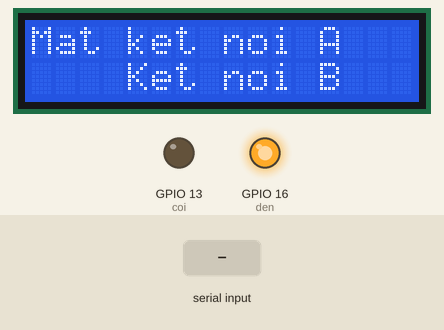
The sketch below on a simulated ESP8266 (NodeMCU). Shown: 16×2 character LCD, output pins drawn as LEDs (lit = HIGH). The inputs (shaded band) are chosen by the test bench. WiFi joins after 1.5 s; servers stay silent unless stated; uploads are accepted with an empty reply; what the sketch prints to the serial monitor is not drawn.

Above: at 5.7 s.
5.8 s: "<ph2: >" received over the second serial link
At 7.4 s:
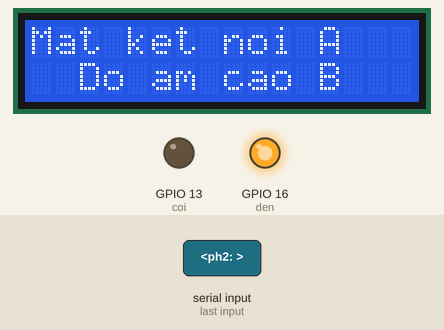
8.6 s: "<90,45,200>" received over the second serial link
At 10.1 s:
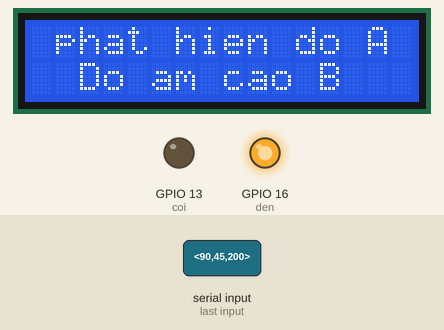
11.1 s: "<90,45,200,10>" received over the second serial link
At 13.2 s:
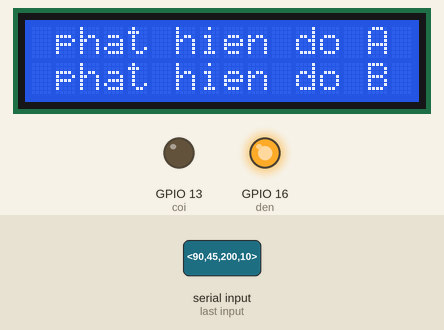
13.6 s: "30,150,10\n" received over the second serial link
At 15.1 s:
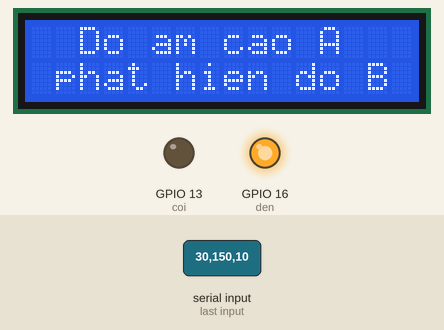
16.1 s: "<30,150,10>" received over the second serial link
At 18.2 s:
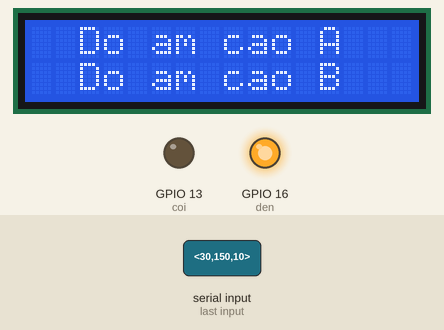
18.6 s: "<ph1: >" received over the second serial link
At 22.2 s:
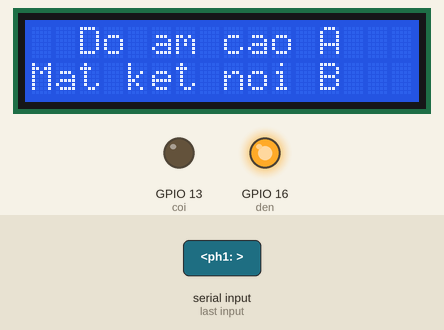
Timing chart, 0 to 23.7 s (numbered marks = the images above; inputs shaded):
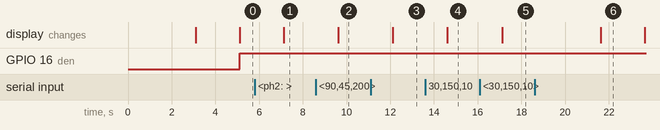

Measured:
- after the input at 5.8 s, GPIO 13 (coi): stays LOW (without the input it goes to HIGH after 1.3 s); the display: changes after 1.3 s (image 1)
- after the input at 8.6 s, the display: changes after 1.0 s (image 2)
- after the input at 11.1 s, the display: changes after 1.0 s (image 3)
- after the input at 13.6 s, the display: changes after 1.0 s (image 4)
- after the input at 16.1 s, the display: changes after 1.0 s (image 5)
- after the input at 18.6 s, GPIO 13 (coi): stays LOW (without the input it goes to HIGH after 2.7 s); the display: changes after 3.0 s (image 6)

The sketch:

RX.ino
```cpp
#include <SoftwareSerial.h>
#include <ESP8266WiFi.h>
#include <ESP8266HTTPClient.h>
#include <Wire.h>
#include <LiquidCrystal_I2C.h>

// Set the LCD address to 0x27 for a 16 chars and 2 line display
LiquidCrystal_I2C lcd(0x27, 16, 2);
// WiFi thông tin
const char* ssid = "XuongStem";
const char* password = "123456789";
int numbers[3];
int numbers2[3];
#define den 16
#define coi 13
// Server URL
const char* serverName = "http://192.168.0.103:5000/receive_data";
// Cấu hình chân RX và TX cho SoftwareSerial
SoftwareSerial mySerial(14, 12); // RX=14, TX=12 (có thể thay đổi theo chân của bạn)
long thoi_gian=2000,dem_thoi_gian=0;
int dem=0;
bool ph1=0, ph3=0;
int ktra_gui=0;
int do_am,thoi_gian_mua,do_nghieng;
int do_am1,thoi_gian_mua1,do_nghieng1;
int do_am2,thoi_gian_mua2,do_nghieng2;
int ktraa=0,ktrab=0;
void setup() {

  // Khởi động SoftwareSerial
  mySerial.begin(9600);

  // Serial chính để debug
  Serial.begin(115200);
  lcd.begin();
  lcd.backlight();
  lcd.print("Setup...");
  Serial.println("ESP8266-AS32 Communication Started");
  WiFi.begin(ssid, password);
  Serial.print("Connecting to WiFi");
  while (WiFi.status() != WL_CONNECTED) {
    delay(1000);
    Serial.print(".");
  }
  pinMode(den,OUTPUT);
  pinMode(coi,OUTPUT);
  Serial.println("\nWiFi connected");
  delay(1000);
  lcd.setCursor(0, 0);
  lcd.print("    Ket noi A");
   lcd.setCursor(0, 1);
  lcd.print("    Ket noi B");
}
void updata(int a, int b,  int c)
{
  if (WiFi.status() == WL_CONNECTED) {
    WiFiClient client;  // Tạo một đối tượng WiFiClient
    HTTPClient http;

    // Dữ liệu giả lập
    float temperature = a;
    float humidity = b;
    // Tạo URL với tham số dữ liệu
    String url = String(serverName) + "?temperature=" + String(temperature) + "&humidity=" + String(humidity);

    // Sử dụng WiFiClient khi gọi begin
    http.begin(client, url);

    // Gửi GET request
    int httpResponseCode = http.GET();

    if (httpResponseCode > 0) {
      Serial.println("Data sent successfully!");
      String response = http.getString();
      Serial.println("Response: " + response);
    } else {
      Serial.println("Error sending data");
    }

    http.end();  // Kết thúc kết nối
  }

//  delay(10000);  // Gửi dữ liệu mỗi 60 giây
  }
void loop() {
  // Gửi dữ liệu từ Serial (debug) tới AS32
  if (dem==0) {
    mySerial.print('<');
    Serial.println("Sent to AS32:< ");
    dem=1;
    ph1=1;
    dem_thoi_gian=millis();
//    ktra_gui=ktra_gui+1;
  }
  if(dem==1)
  {
  // Nhận dữ liệu từ AS32 và hiển thị lên Serial (debug)
  if (mySerial.available()) {
    ph1=0;
    ktra_gui=ktra_gui+1;
    String input = mySerial.readString();
    Serial.println("Received from AS32: " + input);
  int index = 0;  // Chỉ số cho mảng

  while (input.length() > 0) {
    int commaIndex = input.indexOf(','); // Tìm dấu phẩy
    if (commaIndex == -1) {
      // Nếu không còn dấu phẩy, đây là phần tử cuối cùng
      numbers[index++] = input.toInt();
      break;
    }

    // Lấy phần tử đầu tiên
    String part = input.substring(0, commaIndex);
    numbers[index++] = part.toInt(); // Chuyển sang số

    // Loại bỏ phần tử vừa xử lý khỏi chuỗi
    input = input.substring(commaIndex + 1);
  }
  do_am1=(1023-numbers[0])/10;
  do_am1=map(do_am1,0,80,0,100);
  thoi_gian_mua1=numbers[1];
  do_nghieng1=abs(numbers[2]);
  Serial.println(do_am1);
  Serial.println(thoi_gian_mua1);
  Serial.println(do_nghieng1);
  // Hiển thị các số đã tách
  }
  if(millis()-dem_thoi_gian>thoi_gian)
  {
    if(ph1==1)
    {
      Serial.println("mat_ket_loi_1");
                lcd.setCursor(0, 0);
          lcd.print("Mat ket noi A");
          digitalWrite(den,1);
//    digitalWrite(coi,0);
      }
      if(ph1==0)
      {
           if(do_nghieng1>45)
        {
          Serial.println(">80");
                lcd.setCursor(0, 0);
          lcd.print(" phat hien do A ");
          digitalWrite(den,1);
          ktraa=2;
          }
          else
          {
        if(do_am1>80){
         Serial.println(">80");
                lcd.setCursor(0, 0);
          lcd.print("  Do am cao A  ");
          digitalWrite(den,1);
          ktraa=1;
        }
        else{
           lcd.setCursor(0, 0);
          lcd.print("    Ket noi A  ");
          ktraa==0;
        }
        }
          }

//      updata(numbers[0],numbers[1],numbers[2]);
      dem=2;
    }
  }
  if (dem==2) {
    mySerial.print('>');
    Serial.println("Sent to AS32: >");
    dem=3;
    ph3=1;
    dem_thoi_gian=millis();

  }
  if(dem==3)
  {
//    ph3=0;
  // Nhận dữ liệu từ AS32 và hiển thị lên Serial (debug)
  if (mySerial.available()) {
    ph3=0;
    ktra_gui=ktra_gui+1;
    String input = mySerial.readString();
    Serial.println("Received from AS32: " + input);
     // Mảng chứa các số sau khi chuyển đổi
  int index = 0;  // Chỉ số cho mảng

  while (input.length() > 0) {
    int commaIndex = input.indexOf(','); // Tìm dấu phẩy
    if (commaIndex == -1) {
      // Nếu không còn dấu phẩy, đây là phần tử cuối cùng
      numbers2[index++] = input.toInt();
      break;
    }

    // Lấy phần tử đầu tiên
    String part = input.substring(0, commaIndex);
    numbers2[index++] = part.toInt(); // Chuyển sang số

    // Loại bỏ phần tử vừa xử lý khỏi chuỗi
    input = input.substring(commaIndex + 1);
  }

  do_am2=(1023-numbers2[0])/10;
  do_am2=map(do_am2,0,80,0,100);
  thoi_gian_mua2=numbers2[1];
  do_nghieng2=abs(numbers2[2]);
  Serial.println(do_am2);
  Serial.println(thoi_gian_mua2);
  Serial.println(do_nghieng2);
  }
  if(millis()-dem_thoi_gian>thoi_gian)
  {
    if(ph3==1)
    {

     Serial.println("mat_ket_loi_2");
                lcd.setCursor(0, 1);
          lcd.print("Mat ket noi B ");
          digitalWrite(den,1);

        if(ph1==1)
        {
          digitalWrite(den,1);
          digitalWrite(coi,1);
          }
      }
      if(ph3==0)
      {
        if(do_nghieng2>45)
        {
          Serial.println(">80");
                lcd.setCursor(0, 1);
          lcd.print(" phat hien do B ");
          digitalWrite(den,1);
           ktrab=2;
          }
          else
          {
        if(do_am2>80){
         Serial.println(">80");
                lcd.setCursor(0, 1);
          lcd.print("  Do am cao B  ");
          digitalWrite(den,1);
           ktrab=1;
        }
        else{
           lcd.setCursor(0, 1);
          lcd.print("    Ket noi B  ");
           ktrab=0;
        }
        }
      }
//              Serial.print("ph2: ");
//      Serial.println(ph3);
//        updata(numbers[0],numbers[1],numbers[2]);
      dem=0;
    }
  }
  if(ktra_gui%2==0)
  {
  if((ph1==0)&&(ph3==0))
  {if((ktraa==0)&&(ktrab==0)){
    digitalWrite(den,0);
    digitalWrite(coi,0);
  }
  if((ktraa==2)&&(ktrab==2))
  {
       digitalWrite(den,1);
    digitalWrite(coi,1);
  }
    }
//  if((ph1==1)||(ph3==1))
//  {
//    digitalWrite(den,1);
//    digitalWrite(coi,0);
//    }

  }
    if(ktra_gui>=5)
  {
    if((ph1==0)&&(ph3==0))
    {

    do_am=(do_am1+do_am2)/2;
    thoi_gian_mua=(thoi_gian_mua1+thoi_gian_mua2)/2;
    do_nghieng=(do_nghieng1+do_nghieng2)/2;
    }
    if((ph1==1)&&(ph3==0))
    {
     do_am=do_am2;
    thoi_gian_mua=thoi_gian_mua2;
    do_nghieng=do_nghieng2;
     }
        if((ph1==0)&&(ph3==1))
    {
     do_am=do_am1;
    thoi_gian_mua=thoi_gian_mua1;
    do_nghieng=do_nghieng1;
     }
//     Serial.print("ph1: ");
//      Serial.println(ph1);
//      Serial.print("ph2: ");
//      Serial.println(ph3);
//     Serial.print("gui: ");
//    Serial.println(do_am);
//    Serial.println(thoi_gian_mua);
//    Serial.println(do_nghieng);
    updata(do_am,thoi_gian_mua,do_nghieng);
    ktra_gui=0;
  }

}
```
